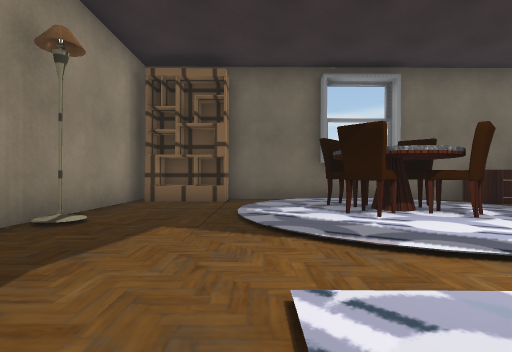
View 1 (above)

12 first-person views from a walk through a 3-D level made in the Unity game engine. The camera is 0.68 m above the floor, looks level and sees 85° across. Doors are open. The floor is counted in squares, 1 m on a side. Each view is taken from the middle of a square. On the plan, view 1 faces up. The plan holds only what a view shows up to about 9 squares ahead; the rest is blank. The place goes on beyond the plan. Some surface patterns are stand-ins.

View 2
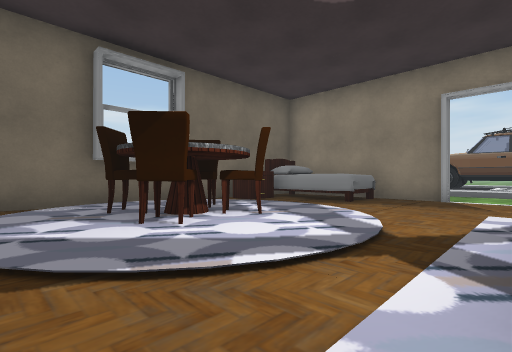

View 3
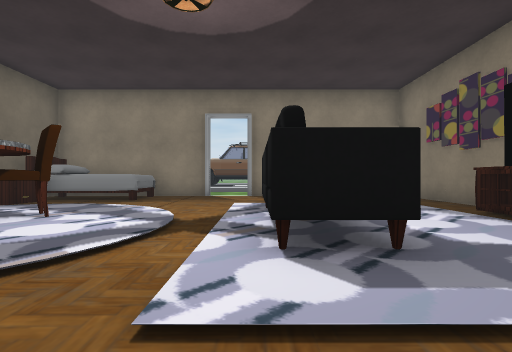

View 4
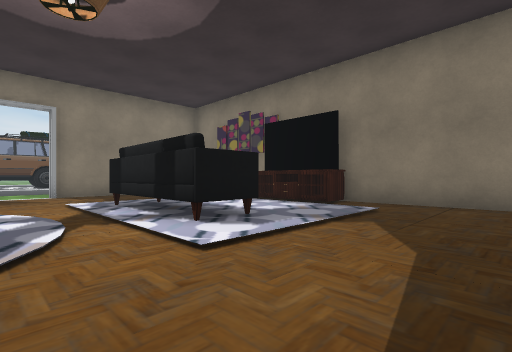

View 5
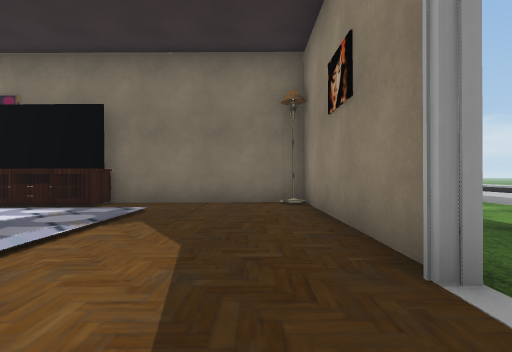

View 6
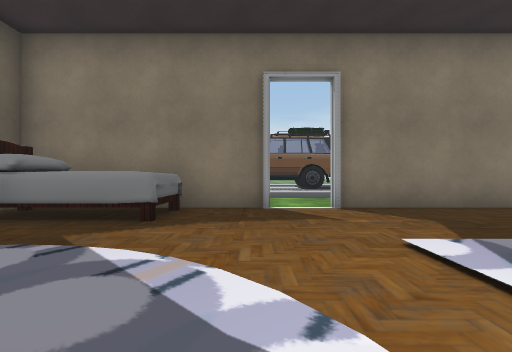

View 7
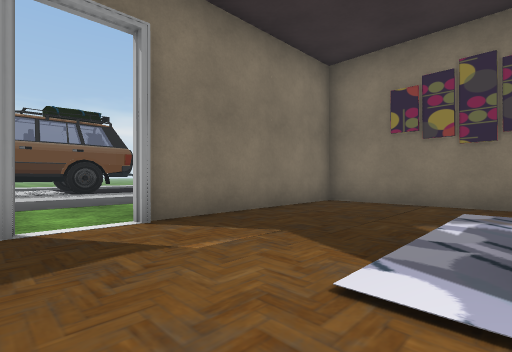

View 8
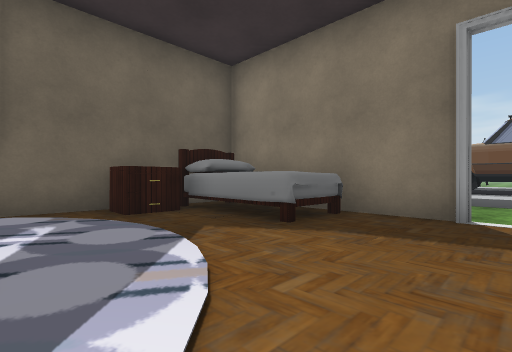

View 9
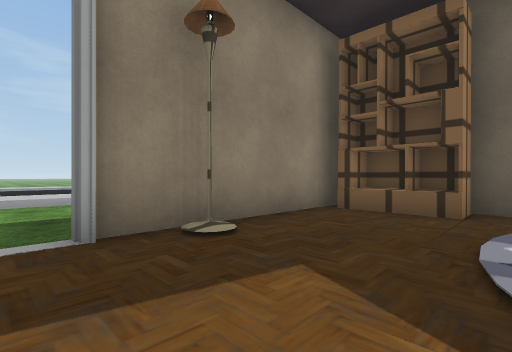

View 10
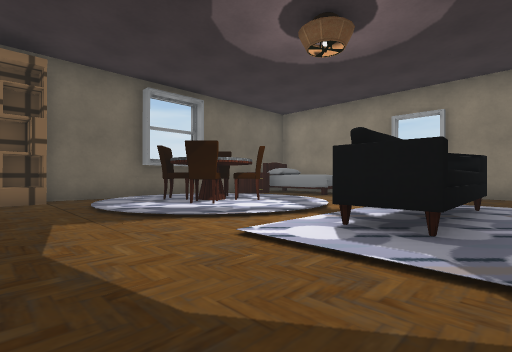

View 11
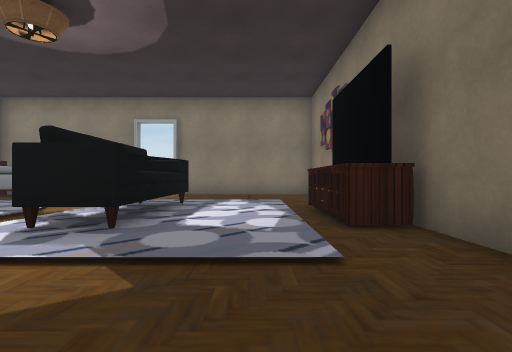

View 12
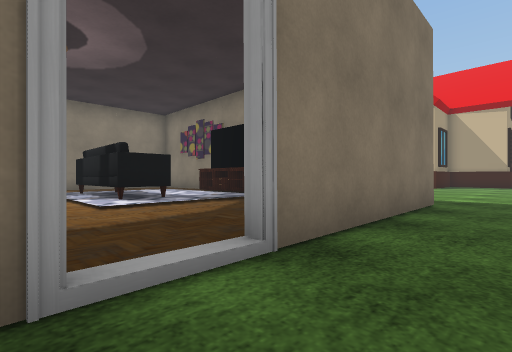

### Floor plan
Key: @ floor where view 1 was taken; # wall or solid block; . main floor; - floor 0.05 m lower than the main floor; : floor 0.1 m higher than the main floor; _ floor 0.1 m lower than the main floor; / step, stairs or slope; D open door; S shelf; T table; C chair; B bed; F sofa; A TV; R car.
Columns run from 10 left of view 1 to 17 right of it. Each row starts with its distance up from view 1.
  8        #S#######T###
  7        #...    .TTB#
  6        #... C#C --B#
  5        #... ##C --B#
  4 :/_    #... CC..---#
  3 :/_____#........---#___/:/R
  2  /_____D........---D___/:/RR
  1      __#....FFF.---#___/:/R
  0      __#..@.FFFF---#  _/:/
 -1     ___#....    ---#
 -2    ____#....    ---#
 -3   __ __#....TTT.---#
 -4  /_  __######TA#####
 -5  /_  ___
 -6      ___
 -7       __
 -8       __

Positions as (right, up) in squares from view 1, and headings:
1: (0, 0), facing up
2: (0, 1), facing up-right
3: (-1, 1), facing right
4: (-2, 3), facing down-right
5: (-2, 3), facing down
6: (3, 3), facing right
7: (5, 3), facing down-right
8: (4, 2), facing up-right
9: (0, 2), facing up-left
10: (-2, -1), facing up-right
11: (-2, -2), facing right
12: (-5, 3), facing down-right
